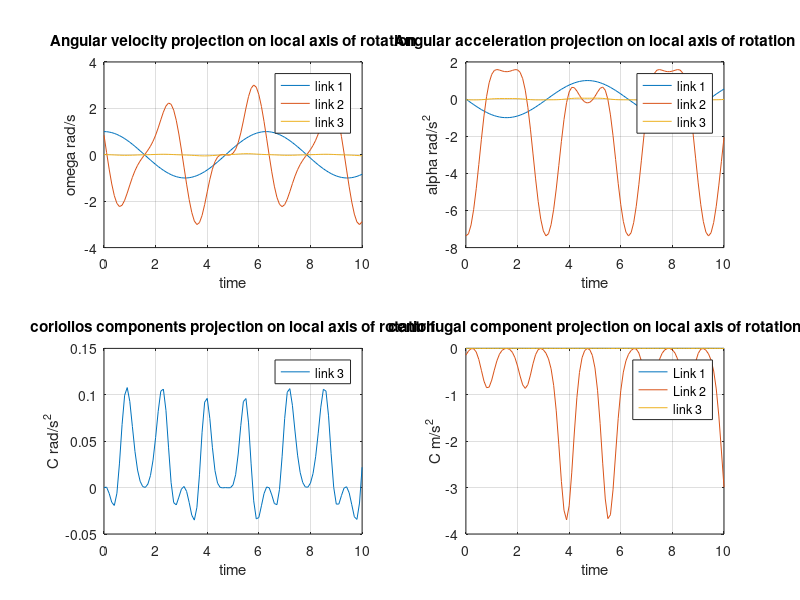
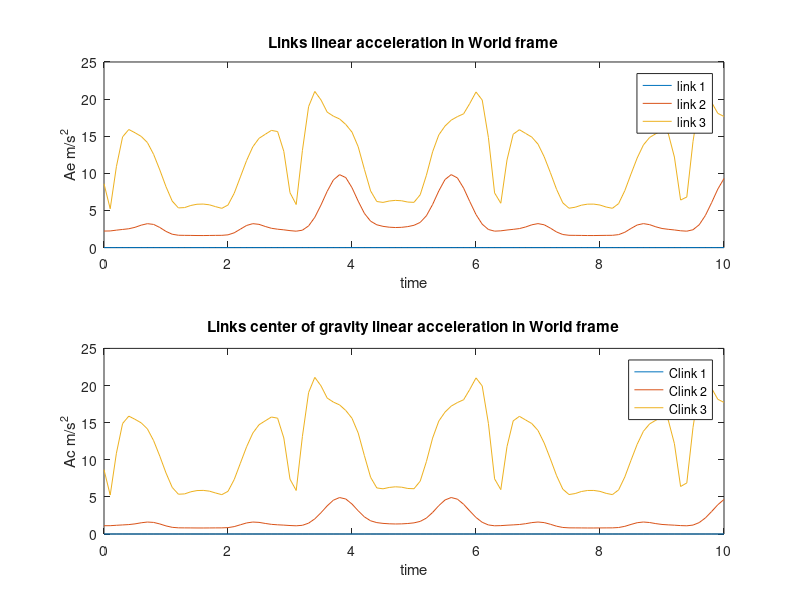
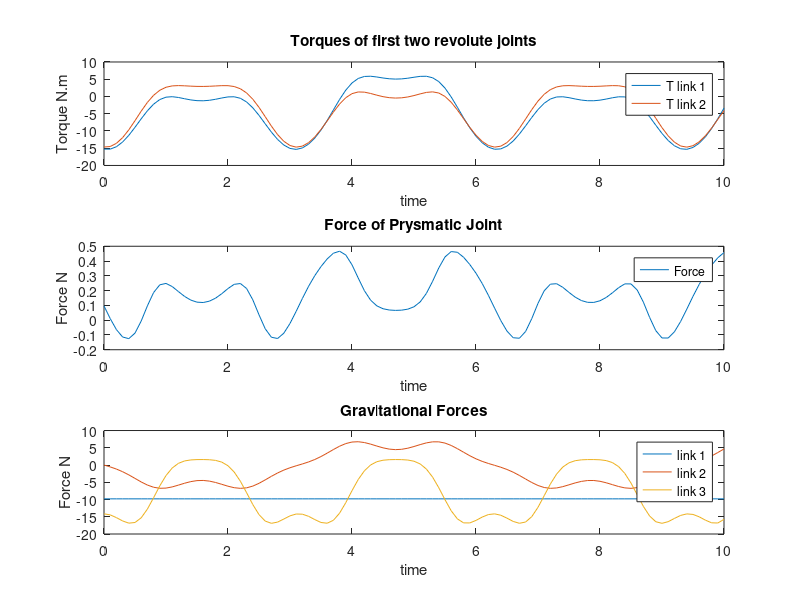

Reproduce these figures in MATLAB, in order.
close all
clc 
clear all

load('dynamics_data.mat')

figure('name', 'velocities and accelerations')

subplot(2,2,1)
plot(t0,omega_1, t0, omega_2, t0, omega_3)
grid on
xlabel('time')
ylabel('omega rad/s')
legend('link 1', 'link 2', 'link 3')
title('Angular velocity projection on local axis of rotation')

subplot(2,2,2) 
plot(t0, alpha_1, t0, alpha_2, t0, alpha_3)
grid on
xlabel('time')
ylabel('alpha rad/s^2')
legend('link 1', 'link 2', 'link 3')
title('Angular acceleration projection on local axis of rotation')

subplot(2,2,3)
plot(t0, coriollos3)
grid on
% xlim([-1 11])
% ylim([-3 1])
xlabel('time')
ylabel('C rad/s^2')
legend('link 3')
title('coriollos components projection on local axis of rotation')

subplot(2,2,4)
plot(t0, centrifugal1, t0,centrifugal2,t0,centrifugal3 )
grid on
% xlim([-1 11])
% ylim([0 0.05])
xlabel('time')
ylabel('C m/s^2')
legend('Link 1','Link 2','link 3')
title('centrifugal component projection on local axis of rotation')

figure('name', 'Linear acceleration')
subplot(2,1,1)
plot(t0,ae_1,t0,ae_2,t0,ae_3)
legend('link 1', 'link 2', 'link 3')
xlabel('time')
ylabel('Ae m/s^2')
title('Links linear acceleration in World frame')

subplot(2,1,2)
plot(t0, ac_1,t0, ac_2,t0,ac_3)
legend('Clink 1', 'Clink 2', 'Clink 3')
xlabel('time')
ylabel('Ac m/s^2')
title('Links center of gravity linear acceleration in World frame')

figure('name', 'Forces and Torques')
subplot(3,1,1)
plot(t0, T_0,t0, T_1)
legend('T link 1', 'T link 2')
xlabel('time')
ylabel('Torque N.m')
title('Torques of first two revolute joints')

subplot(3,1,2)
plot(t0, F_2)
legend('Force')
xlabel('time')
ylabel('Force N')
title('Force of Prysmatic Joint')

subplot(3,1,3)
plot(t0, g_1,t0,g_2,t0,g_3)
legend('link 1', 'link 2', 'link 3')
xlabel('time')
ylabel('Force N')
title('Gravitational Forces')
